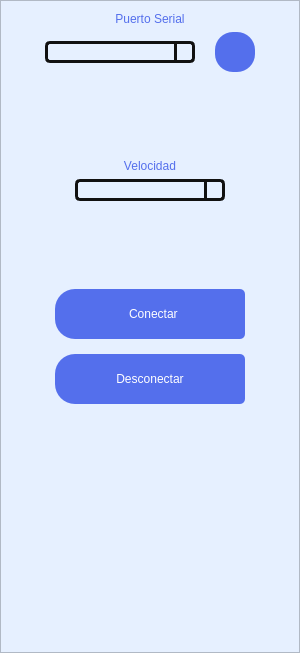
         <widget class="QFrame" name="frame_menu">
          <property name="minimumSize">
           <size>
            <width>300</width>
            <height>0</height>
           </size>
          </property>
          <property name="maximumSize">
           <size>
            <width>0</width>
            <height>16777215</height>
           </size>
          </property>
          <property name="styleSheet">
           <string notr="true">QFrame{
background-color: rgb(230, 240, 255);
}

QPushButton{
background-color: rgb(84,111,236);
border-top-left-radius:20px;
border-bottom-left-radius:20px;
border-top-right-radius:5px;
border-bottom-right-radius:5px;
color:rgb(255, 255, 255);
font: 77 12pt &quot;Arial Black&quot;;
}

QPushButton:hover{
background-color: rgb(39,74,233);
border-top-left-radius:20px;
border-bottom-left-radius:20px;
color:rgb(255,255,255);
font: 77 12pt &quot;Arial Black&quot;;
border-top-right-radius:5px;
border-bottom-right-radius:5px;
}


QLabel{
color:rgb(84,111,236);
font: 77 12pt &quot;Arial Black&quot;;
}
</string>
          </property>
          <property name="frameShape">
           <enum>QFrame::StyledPanel</enum>
          </property>
          <property name="frameShadow">
           <enum>QFrame::Raised</enum>
          </property>
          <layout class="QVBoxLayout" name="verticalLayout_5">
           <item>
            <layout class="QHBoxLayout" name="horizontalLayout_6">
             <item>
              <spacer name="horizontalSpacer_7">
               <property name="orientation">
                <enum>Qt::Horizontal</enum>
               </property>
               <property name="sizeHint" stdset="0">
                <size>
                 <width>13</width>
                 <height>20</height>
                </size>
               </property>
              </spacer>
             </item>
             <item>
              <layout class="QVBoxLayout" name="verticalLayout_3">
               <item>
                <widget class="QLabel" name="label_2">
                 <property name="text">
                  <string>Puerto Serial</string>
                 </property>
                 <property name="alignment">
                  <set>Qt::AlignCenter</set>
                 </property>
                </widget>
               </item>
               <item>
                <layout class="QHBoxLayout" name="horizontalLayout_4">
                 <property name="spacing">
                  <number>20</number>
                 </property>
                 <item>
                  <widget class="QComboBox" name="comboBox_puerto">
                   <property name="minimumSize">
                    <size>
                     <width>150</width>
                     <height>0</height>
                    </size>
                   </property>
                   <property name="styleSheet">
                    <string notr="true">QComboBox{
border:3px solid #111111;
border-radius: 5px;
min-width: 6em;
background-color: rgb(230, 240, 255);
font: 87 10pt &quot;Arial Black&quot;;
}

QComboBox::drop-down{
subcontrol-origin:padding;
subcontrol-position: top right;
width: 15px;
border-left-width: 3px;
border-left-color:#111111;
border-left-style:solid;
border-top-right-radius: 4px;
border-bottom-right-radius: 4px;
}

QComboBox QAbstractItemView{
background:#2c2c2c;
selection-background-color:#ff0037;
color:rgb(218,0,55);
}</string>
                   </property>
                  </widget>
                 </item>
                 <item>
                  <widget class="QPushButton" name="btn_actualizar">
                   <property name="minimumSize">
                    <size>
                     <width>40</width>
                     <height>40</height>
                    </size>
                   </property>
                   <property name="maximumSize">
                    <size>
                     <width>40</width>
                     <height>16777215</height>
                    </size>
                   </property>
                   <property name="styleSheet">
                    <string notr="true">border-radius:18px;</string>
                   </property>
                   <property name="text">
                    <string/>
                   </property>
                   <property name="icon">
                    <iconset>
                     <normaloff>icons/rotate-cw (1).svg</normaloff>icons/rotate-cw (1).svg</iconset>
                   </property>
                   <property name="iconSize">
                    <size>
                     <width>25</width>
                     <height>25</height>
                    </size>
                   </property>
                  </widget>
                 </item>
                </layout>
               </item>
              </layout>
             </item>
             <item>
              <spacer name="horizontalSpacer_6">
               <property name="orientation">
                <enum>Qt::Horizontal</enum>
               </property>
               <property name="sizeHint" stdset="0">
                <size>
                 <width>13</width>
                 <height>20</height>
                </size>
               </property>
              </spacer>
             </item>
            </layout>
           </item>
           <item>
            <spacer name="verticalSpacer">
             <property name="orientation">
              <enum>Qt::Vertical</enum>
             </property>
             <property name="sizeHint" stdset="0">
              <size>
               <width>20</width>
               <height>81</height>
              </size>
             </property>
            </spacer>
           </item>
           <item>
            <layout class="QHBoxLayout" name="horizontalLayout_5">
             <item>
              <spacer name="horizontalSpacer_2">
               <property name="orientation">
                <enum>Qt::Horizontal</enum>
               </property>
               <property name="sizeHint" stdset="0">
                <size>
                 <width>28</width>
                 <height>20</height>
                </size>
               </property>
              </spacer>
             </item>
             <item>
              <layout class="QVBoxLayout" name="verticalLayout_2">
               <item>
                <widget class="QLabel" name="label_4">
                 <property name="text">
                  <string>Velocidad</string>
                 </property>
                 <property name="alignment">
                  <set>Qt::AlignCenter</set>
                 </property>
                </widget>
               </item>
               <item>
                <widget class="QComboBox" name="comboBox_velocidad">
                 <property name="minimumSize">
                  <size>
                   <width>150</width>
                   <height>0</height>
                  </size>
                 </property>
                 <property name="maximumSize">
                  <size>
                   <width>220</width>
                   <height>16777215</height>
                  </size>
                 </property>
                 <property name="styleSheet">
                  <string notr="true">QComboBox{
border:3px solid #111111;
border-radius: 5px;
min-width: 6em;
background-color: rgb(230, 240, 255);
font: 87 10pt &quot;Arial Black&quot;;
}

QComboBox::drop-down{
subcontrol-origin:padding;
subcontrol-position: top right;
width: 15px;
border-left-width: 3px;
border-left-color: #111111;
border-left-style:solid;
border-top-right-radius: 4px;
border-bottom-right-radius: 4px;
}

QComboBox QAbstractItemView{
background:rgb(84,111,236);
selection-background-color: white;
color:rgb(218,0,55);
}</string>
                 </property>
                </widget>
               </item>
              </layout>
             </item>
             <item>
              <spacer name="horizontalSpacer_3">
               <property name="orientation">
                <enum>Qt::Horizontal</enum>
               </property>
               <property name="sizeHint" stdset="0">
                <size>
                 <width>18</width>
                 <height>20</height>
                </size>
               </property>
              </spacer>
             </item>
            </layout>
           </item>
           <item>
            <spacer name="verticalSpacer_2">
             <property name="orientation">
              <enum>Qt::Vertical</enum>
             </property>
             <property name="sizeHint" stdset="0">
              <size>
               <width>20</width>
               <height>82</height>
              </size>
             </property>
            </spacer>
           </item>
           <item>
            <layout class="QHBoxLayout" name="horizontalLayout_9">
             <item>
              <spacer name="horizontalSpacer_4">
               <property name="orientation">
                <enum>Qt::Horizontal</enum>
               </property>
               <property name="sizeHint" stdset="0">
                <size>
                 <width>18</width>
                 <height>20</height>
                </size>
               </property>
              </spacer>
             </item>
             <item>
              <layout class="QVBoxLayout" name="verticalLayout_4">
               <property name="spacing">
                <number>15</number>
               </property>
               <item>
                <widget class="QPushButton" name="btn_conectar">
                 <property name="minimumSize">
                  <size>
                   <width>190</width>
                   <height>50</height>
                  </size>
                 </property>
                 <property name="maximumSize">
                  <size>
                   <width>190</width>
                   <height>50</height>
                  </size>
                 </property>
                 <property name="text">
                  <string>  Conectar</string>
                 </property>
                 <property name="icon">
                  <iconset>
                   <normaloff>icons/log-in.svg</normaloff>icons/log-in.svg</iconset>
                 </property>
                 <property name="iconSize">
                  <size>
                   <width>30</width>
                   <height>30</height>
                  </size>
                 </property>
                </widget>
               </item>
               <item>
                <widget class="QPushButton" name="btn_desconectar">
                 <property name="minimumSize">
                  <size>
                   <width>190</width>
                   <height>50</height>
                  </size>
                 </property>
                 <property name="maximumSize">
                  <size>
                   <width>190</width>
                   <height>50</height>
                  </size>
                 </property>
                 <property name="text">
                  <string>Desconectar</string>
                 </property>
                 <property name="icon">
                  <iconset>
                   <normaloff>icons/log-out.svg</normaloff>icons/log-out.svg</iconset>
                 </property>
                 <property name="iconSize">
                  <size>
                   <width>30</width>
                   <height>30</height>
                  </size>
                 </property>
                </widget>
               </item>
              </layout>
             </item>
             <item>
              <spacer name="horizontalSpacer_5">
               <property name="orientation">
                <enum>Qt::Horizontal</enum>
               </property>
               <property name="sizeHint" stdset="0">
                <size>
                 <width>18</width>
                 <height>20</height>
                </size>
               </property>
              </spacer>
             </item>
            </layout>
           </item>
           <item>
            <spacer name="verticalSpacer_3">
             <property name="orientation">
              <enum>Qt::Vertical</enum>
             </property>
             <property name="sizeHint" stdset="0">
              <size>
               <width>20</width>
               <height>81</height>
              </size>
             </property>
            </spacer>
           </item>
           <item>
            <layout class="QHBoxLayout" name="horizontalLayout_10">
             <item>
              <spacer name="horizontalSpacer_10">
               <property name="orientation">
                <enum>Qt::Horizontal</enum>
               </property>
               <property name="sizeHint" stdset="0">
                <size>
                 <width>18</width>
                 <height>20</height>
                </size>
               </property>
              </spacer>
             </item>
             <item>
              <widget class="QLabel" name="label">
               <property name="minimumSize">
                <size>
                 <width>150</width>
                 <height>150</height>
                </size>
               </property>
               <property name="maximumSize">
                <size>
                 <width>150</width>
                 <height>150</height>
                </size>
               </property>
               <property name="text">
                <string/>
               </property>
               <property name="pixmap">
                <pixmap>images/pngkey.com-granos-de-cafe-png-7800925.png</pixmap>
               </property>
               <property name="scaledContents">
                <bool>true</bool>
               </property>
              </widget>
             </item>
             <item>
              <spacer name="horizontalSpacer_11">
               <property name="orientation">
                <enum>Qt::Horizontal</enum>
               </property>
               <property name="sizeHint" stdset="0">
                <size>
                 <width>18</width>
                 <height>20</height>
                </size>
               </property>
              </spacer>
             </item>
            </layout>
           </item>
          </layout>
         </widget>
